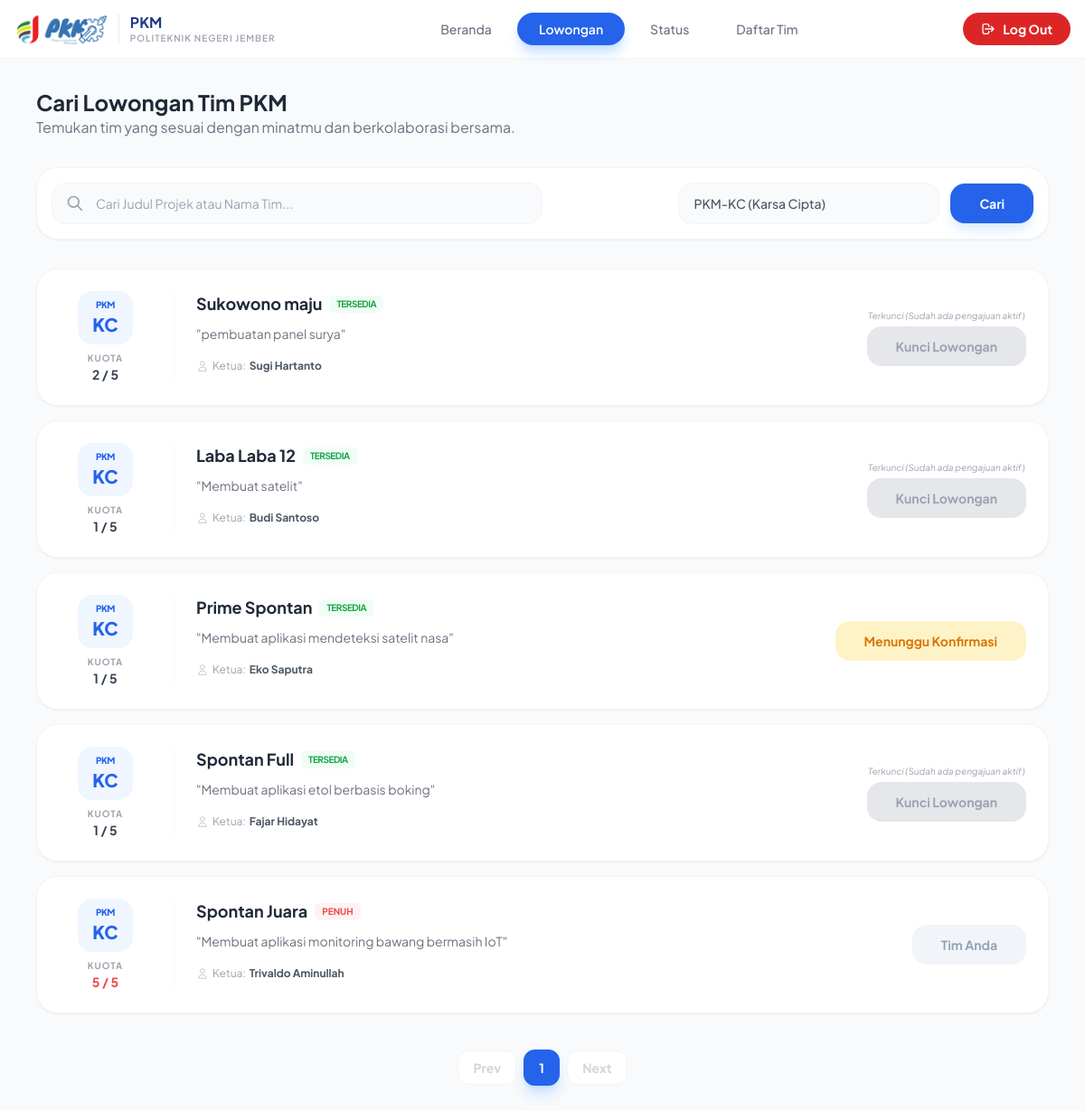
The app's page /Aplikasi_PKM/cari_tim/lowongan.php?kategori=PKM-KC (signed in) with its own data.
### tables this page shows
CREATE TABLE `data_tim_pkm` (
  `id_tim` int NOT NULL,
  `id_ketua` int NOT NULL,
  `nama_tim` varchar(100) NOT NULL,
  `kategori_pkm` varchar(50) NOT NULL,
  `deskripsi_projek` text NOT NULL,
  `status_tim` enum('Mencari Anggota','Penuh','Selesai') DEFAULT 'Mencari Anggota',
  `created_at` timestamp NULL DEFAULT CURRENT_TIMESTAMP
);

CREATE TABLE `user_mahasiswa` (
  `id` int NOT NULL,
  `nama_lengkap` varchar(100) NOT NULL,
  `nim` varchar(20) NOT NULL,
  `email_polije` varchar(100) NOT NULL,
  `no_whatsapp` varchar(20) NOT NULL,
  `gender` enum('L','P') NOT NULL,
  `jurusan` enum('PP','TP','PETERNAKAN','MNA','TI','BKP','KESEHATAN','TEKNIK','BISNIS') NOT NULL,
  `program_studi` varchar(100) NOT NULL,
  `angkatan` year NOT NULL,
  `password` varchar(255) NOT NULL,
  `khs_image` varchar(255) DEFAULT NULL,
  `created_at` timestamp NULL DEFAULT CURRENT_TIMESTAMP
);

### Aplikasi_PKM/cari_tim/lowongan.php (the view, shortened to what this page needs)
<?php
require_once "../config/koneksi.php";
$id_user_login = $_SESSION['id_user'];
$search = isset($_GET['search']) ? trim($_GET['search']) : '';
$kategori = isset($_GET['kategori']) ? $_GET['kategori'] : '';
$stmt_check_global = $pdo->prepare("SELECT p.id_pendaftaran, t.nama_tim
                                    FROM pendaftaran_tim p
                                    JOIN data_tim_pkm t ON p.id_tim = t.id_tim
                                    WHERE p.id_mahasiswa = :id_u
                                    AND p.status_pendaftaran IN ('Pending', 'Diterima')
                                    LIMIT 1");
$stmt_check_global->execute([':id_u' => $id_user_login]);
$pendaftaran_aktif = $stmt_check_global->fetch();
$boleh_daftar = !$pendaftaran_aktif;
$query_str = "SELECT t.*, u.nama_lengkap
              FROM data_tim_pkm t
              JOIN user_mahasiswa u ON t.id_ketua = u.id
              WHERE (t.nama_tim LIKE :search OR t.deskripsi_projek LIKE :search)";
if ($kategori != '') {
    $query_str .= " AND t.kategori_pkm = :kategori";
}
$query_str .= " ORDER BY t.created_at DESC";
try {
    $stmt = $pdo->prepare($query_str);
    $stmt->bindValue(':search', '%' . $search . '%');
    if ($kategori != '') {
        $stmt->bindValue(':kategori', $kategori);
    }
    $stmt->execute();
    $daftar_tim = $stmt->fetchAll(PDO::FETCH_ASSOC);
} catch (PDOException $e) {
    die("Error Database: " . $e->getMessage());
}
?>
<!DOCTYPE html>
<html lang="en">
<head>
    <script src="https://cdn.tailwindcss.com"></script>
</head>
<body class="bg-slate-50">
            <nav class="bg-white border-b border-gray-100 px-4 py-3 sticky top-0 z-[100]">
                <div class="max-w-7xl mx-auto flex items-center justify-between">
                    <div class="flex items-center space-x-3">
                        <img src="../img/LogoPKM.png" alt="Logo" class="h-10">
                        <div class="flex flex-col">
                            <span class="font-bold text-blue-900 leading-tight">PKM</span>
                            <span class="text-[10px] text-gray-400 uppercase tracking-widest font-semibold">Politeknik Negeri Jember</span>
                        </div>
                    </div>
                    <div id="nav-menu" class="hidden md:flex absolute md:relative top-full left-0 w-full md:w-auto bg-white md:bg-transparent px-4 md:px-0 py-6 md:py-0 flex-col md:flex-row space-y-4 md:space-y-0 md:space-x-1 shadow-2xl md:shadow-none border-t md:border-none border-gray-50">
                        <a href="./beranda.php" class="text-gray-500 hover:text-blue-600 px-6 py-2 rounded-full font-medium text-sm transition text-center">Beranda</a>
                        <a href="./lowongan.php" class="bg-blue-600 text-white px-6 py-2 rounded-full font-semibold text-sm shadow-lg shadow-blue-200 text-center">Lowongan</a>
                        <a href="./status.php" class="text-gray-500 hover:text-blue-600 px-6 py-2 rounded-full font-medium text-sm transition text-center">Status</a>
                        <a href="./daftar_tim.php" class="text-gray-500 hover:text-blue-600 px-6 py-2 rounded-full font-medium text-sm transition text-center">Daftar Tim</a>
                    </div>
                    <div class="hidden md:block">
                        <a href="../proses/proses_logout.php" class="flex items-center space-x-2 bg-red-600 text-white px-5 py-2 rounded-full font-bold text-sm">
                            <svg xmlns="http://www.w3.org/2000/svg" class="h-4 w-4" fill="none" viewBox="0 0 24 24" stroke="currentColor">
                                <path stroke-linecap="round" stroke-linejoin="round" stroke-width="2" d="M17 16l4-4m0 0l-4-4m4 4H7m6 4v1a3 3 0 01-3 3H6a3 3 0 01-3-3V7a3 3 0 013-3h4a3 3 0 013 3v1" />
                            </svg>
                            <span>Log Out</span>
                        </a>
                    </div>
                </div>
            </nav>
    <main class="max-w-6xl mx-auto px-4 py-8">
    <div class="mb-8">
        <h1 class="text-2xl font-bold text-gray-800">Cari Lowongan Tim PKM</h1>
        <p class="text-gray-500">Temukan tim yang sesuai dengan minatmu dan berkolaborasi bersama.</p>
    </div>
    <form method="GET" action="" class="bg-white p-4 rounded-3xl border border-gray-100 shadow-sm mb-8 flex flex-col lg:flex-row gap-4 items-center justify-between">
        <div class="relative w-full lg:w-1/2">
            <span class="absolute inset-y-0 left-4 flex items-center text-gray-400">
                <svg class="w-5 h-5" fill="none" stroke="currentColor" viewBox="0 0 24 24">
                    <path stroke-linecap="round" stroke-linejoin="round" stroke-width="2" d="M21 21l-6-6m2-5a7 7 0 11-14 0 7 7 0 0114 0z"></path>
                </svg>
            </span>
            <input type="text" name="search" value="<?= htmlspecialchars($search); ?>" placeholder="Cari Judul Projek atau Nama Tim..."
                class="w-full pl-12 pr-4 py-3 bg-slate-50 border border-gray-100 rounded-2xl focus:ring-4 focus:ring-blue-50 focus:border-blue-500 outline-none transition-all text-sm">
        </div>
        <div class="flex items-center space-x-3 w-full lg:w-auto">
            <select name="kategori" class="w-full lg:w-auto pl-4 pr-10 py-3 bg-slate-50 border border-gray-100 rounded-2xl focus:ring-4 focus:ring-blue-50 outline-none transition-all text-sm appearance-none cursor-pointer font-medium text-gray-600">
                <option value="PKM-KC" <?= $kategori == 'PKM-KC' ? 'selected' : ''; ?>>PKM-KC (Karsa Cipta)</option>
            </select>
            <button type="submit" class="bg-blue-600 text-white px-8 py-3 rounded-2xl font-bold text-sm shadow-lg shadow-blue-100 hover:bg-blue-700 transition-all">
                Cari
            </button>
        </div>
    </form>
    <div id="team-list-container" class="space-y-4 mb-8">
        <?php if (count($daftar_tim) > 0): ?>
            <?php foreach ($daftar_tim as $tim): ?>
                <?php
                    $stmt_count = $pdo->prepare("SELECT COUNT(*) FROM pendaftaran_tim WHERE id_tim = :id_t AND status_pendaftaran = 'Diterima'");
                    $stmt_count->execute([':id_t' => $tim['id_tim']]);
                    $total_saat_ini = 1 + $stmt_count->fetchColumn();
                    $isFull = ($total_saat_ini >= 5 || $tim['status_tim'] == 'Closed');
                    $stmt_cek_user = $pdo->prepare("SELECT status_pendaftaran FROM pendaftaran_tim WHERE id_tim = :id_t AND id_mahasiswa = :id_u AND status_pendaftaran IN ('Pending', 'Diterima')");
                    $stmt_cek_user->execute([':id_t' => $tim['id_tim'], ':id_u' => $id_user_login]);
                    $relasi_user = $stmt_cek_user->fetch();
                ?>
                <div class="team-card bg-white rounded-3xl p-6 shadow-sm border border-gray-100 hover:border-blue-200 transition-all flex flex-col md:flex-row gap-6 <?= $isFull ? 'opacity-75' : ''; ?>">
                    <div class="flex flex-row md:flex-col justify-between md:justify-center items-center md:w-32 shrink-0 border-b md:border-b-0 md:border-r border-gray-50 pb-4 md:pb-0 md:pr-6 gap-2">
                        <div class="bg-blue-50 text-blue-600 px-4 py-2 rounded-2xl text-center">
                            <p class="text-[10px] font-black uppercase tracking-tighter">PKM</p>
                            <p class="text-xl font-extrabold"><?= str_replace('PKM-', '', $tim['kategori_pkm']); ?></p>
                        </div>
                        <div class="text-center">
                            <p class="text-[10px] text-gray-400 font-bold uppercase tracking-widest">Kuota</p>
                            <p class="text-sm font-bold <?= $isFull ? 'text-red-500' : 'text-gray-700'; ?>">
                                <?= $total_saat_ini; ?> / 5
                            </p>
                        </div>
                    </div>
                    <div class="flex-1">
                        <div class="flex items-center space-x-2 mb-2">
                            <h3 class="text-lg font-bold text-gray-800"><?= htmlspecialchars($tim['nama_tim']); ?></h3>
                            <?php if ($isFull): ?>
                                <span class="bg-red-50 text-red-500 text-[10px] px-2 py-0.5 rounded-md font-bold uppercase">Penuh</span>
                            <?php else: ?>
                                <span class="bg-green-50 text-green-600 text-[10px] px-2 py-0.5 rounded-md font-bold uppercase tracking-tighter">Tersedia</span>
                            <?php endif; ?>
                        </div>
                        <p class="text-sm text-gray-500 line-clamp-2 mb-4 leading-relaxed">
                            "<?= htmlspecialchars($tim['deskripsi_projek']); ?>"
                        </p>
                        <div class="flex items-center text-xs text-gray-400">
                            <svg class="w-3.5 h-3.5 mr-1" fill="none" stroke="currentColor" viewBox="0 0 24 24"><path d="M16 7a4 4 0 11-8 0 4 4 0 018 0zM12 14a7 7 0 00-7 7h14a7 7 0 00-7-7z"></path></svg>
                            Ketua: <span class="text-gray-600 font-bold ml-1"><?= htmlspecialchars($tim['nama_lengkap']); ?></span>
                        </div>
                    </div>
                    <div class="flex items-center justify-center shrink-0">
                        <?php if ($tim['id_ketua'] == $id_user_login): ?>
                            <button disabled class="bg-slate-100 text-slate-400 px-8 py-3 rounded-2xl font-bold text-sm">Tim Anda</button>
                        <?php elseif ($relasi_user): ?>
                            <button disabled class="bg-amber-100 text-amber-600 px-8 py-3 rounded-2xl font-bold text-sm">
                                <?= $relasi_user['status_pendaftaran'] == 'Pending' ? 'Menunggu Konfirmasi' : 'Sudah Terdaftar' ?>
                            </button>
                        <?php elseif (!$boleh_daftar): ?>
                            <div class="text-center">
                                <span class="block text-gray-400 text-[10px] mb-1 italic">Terkunci (Sudah ada pengajuan aktif)</span>
                                <button disabled class="bg-gray-200 text-gray-400 px-8 py-3 rounded-2xl font-bold text-sm cursor-not-allowed">Kunci Lowongan</button>
                            </div>
                        <?php elseif ($isFull): ?>
                            <button disabled class="bg-gray-100 text-gray-300 px-8 py-3 rounded-2xl font-bold text-sm uppercase">Full</button>
                        <?php endif; ?>
                    </div>
                </div>
            <?php endforeach; ?>
        <?php else: ?>
            <div id="empty-state" class="bg-white rounded-3xl p-16 text-center border border-dashed border-gray-200">
                <p class="text-gray-400 font-medium italic">Tidak ditemukan tim yang sesuai dengan kriteria.</p>
            </div>
        <?php endif; ?>
    </div>
    <div id="pagination-nav" class="flex justify-center items-center space-x-2 mt-10 mb-10"></div>
</main>
</body>
</html>

### Aplikasi_PKM/cari_tim/lowongan.php (style rules this page uses)
body { font-family: 'Plus Jakarta Sans', sans-serif; }

### records on screen
data_tim_pkm: kategori_pkm "KC", total_saat_ini "2", nama_tim "Sukowono maju", status_tim "TERSEDIA", deskripsi_projek "pembuatan panel surya", id_ketua.nama_lengkap "Sugi Hartanto", shows "Terkunci (Sudah ada pengajuan aktif)"
data_tim_pkm: kategori_pkm "KC", total_saat_ini "1", nama_tim "Laba Laba 12", status_tim "TERSEDIA", deskripsi_projek "Membuat satelit", id_ketua.nama_lengkap "Budi Santoso", shows "Terkunci (Sudah ada pengajuan aktif)"
data_tim_pkm: kategori_pkm "KC", total_saat_ini "1", nama_tim "Prime Spontan", status_tim "TERSEDIA", deskripsi_projek "Membuat aplikasi mendeteksi satelit nasa", id_ketua.nama_lengkap "Eko Saputra", shows "Menunggu Konfirmasi"
data_tim_pkm: kategori_pkm "KC", total_saat_ini "1", nama_tim "Spontan Full", status_tim "TERSEDIA", deskripsi_projek "Membuat aplikasi etol berbasis boking", id_ketua.nama_lengkap "Fajar Hidayat", shows "Terkunci (Sudah ada pengajuan aktif)"
data_tim_pkm: kategori_pkm "KC", total_saat_ini "5", nama_tim "Spontan Juara", shows "PENUH", deskripsi_projek "Membuat aplikasi monitoring bawang bermasih IoT", id_ketua.nama_lengkap "Trivaldo Aminullah", shows "Tim Anda"
